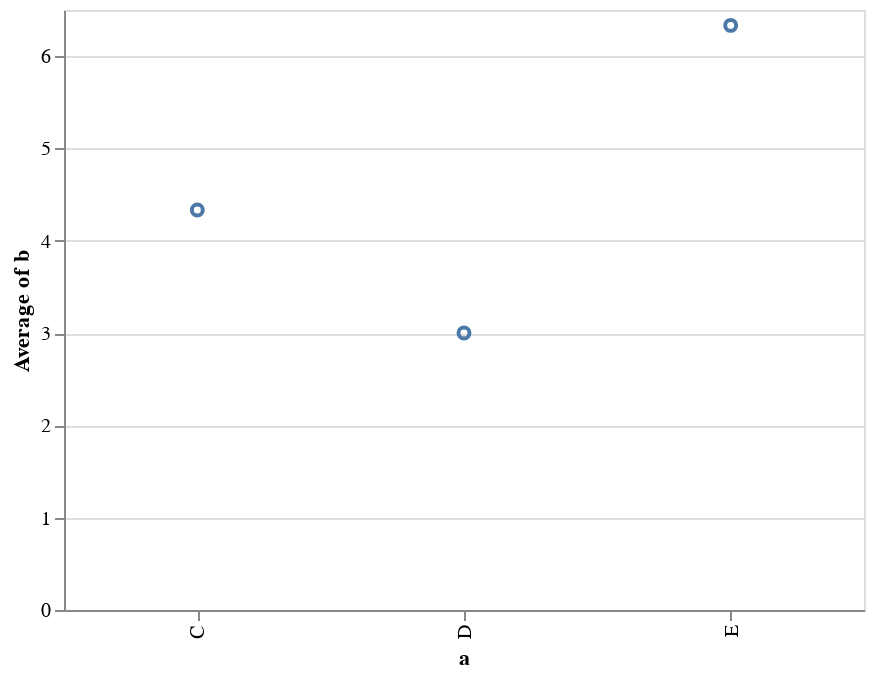

Here is the notebook cell this chart was saved with:
### Markdown cell above
### Transformación

Altair permite incluso transformar datos con tal de entregar mayor flexibilidad, para ello dispone de una sintaxis incorporada para `Agregaciones`. Por ejemplo, para calcular el promedio.

### Code cell
alt.Chart(data).mark_point().encode(
    x='a',
    y='average(b)'
)

### Figure 1 — Vega-Lite specification as saved in the notebook (floating-point values rounded to 4 significant figures)
{"$schema": "https://vega.github.io/schema/vega-lite/v3.4.0.json", "config": {"mark": {"tooltip": null}, "view": {"height": 300, "width": 400}}, "data": {"name": "data-347f1284ea3247c0f55cb966abbdd2d8"}, "datasets": {"data-347f1284ea3247c0f55cb966abbdd2d8": [{"a": "C", "b": 2}, {"a": "C", "b": 7}, {"a": "C", "b": 4}, {"a": "D", "b": 1}, {"a": "D", "b": 2}, {"a": "D", "b": 6}, {"a": "E", "b": 8}, {"a": "E", "b": 4}, {"a": "E", "b": 7}]}, "encoding": {"x": {"field": "a", "type": "nominal"}, "y": {"aggregate": "average", "field": "b", "type": "quantitative"}}, "mark": "point"}
